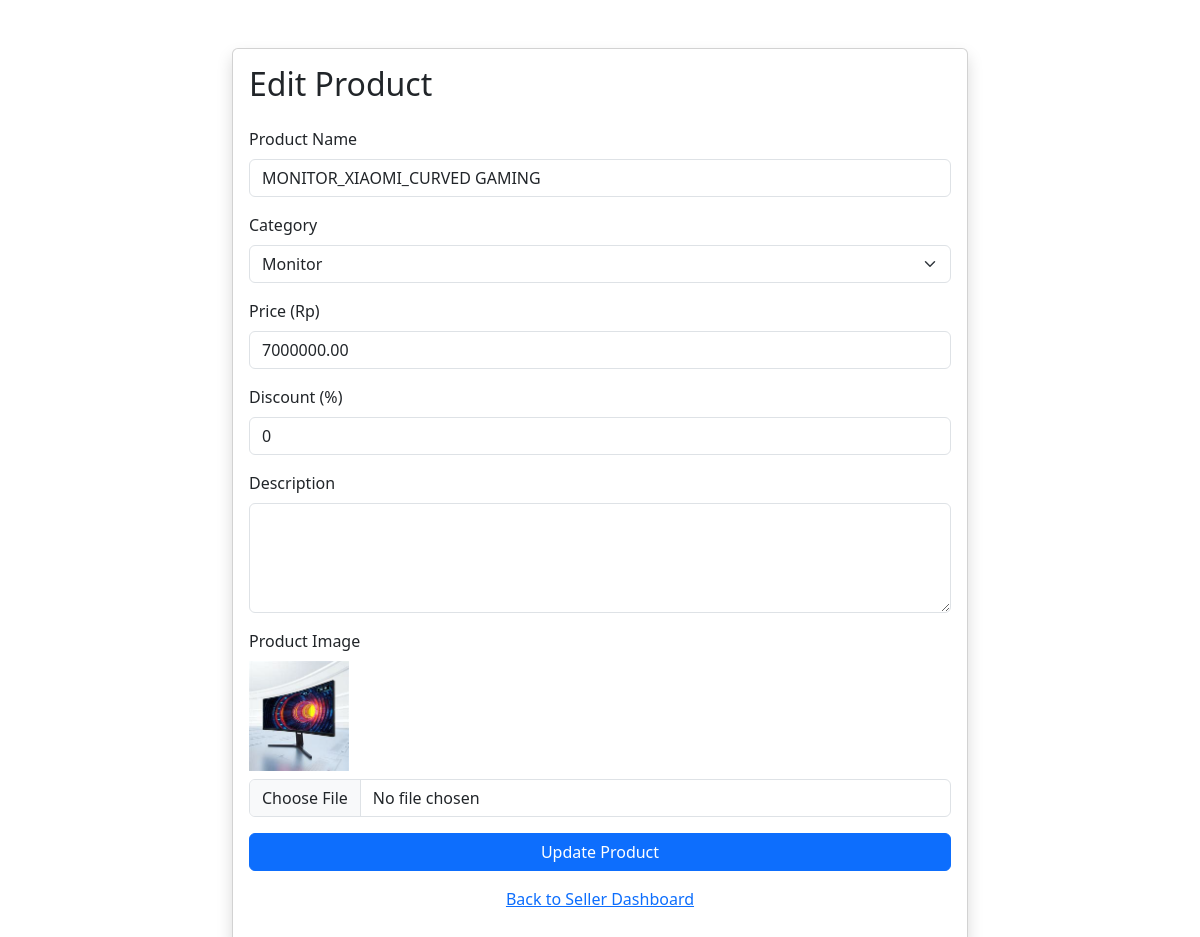
Screenshot of /edit_product.php?id=9 (signed in) with the database file from the repository.
### tables this page shows
CREATE TABLE `products` (
  `id` int(11) NOT NULL,
  `seller_id` int(11) NOT NULL,
  `name` varchar(100) NOT NULL,
  `category` enum('computer','gaming_chair','vga','cpu','laptop','monitor','other') NOT NULL,
  `price` decimal(10,2) NOT NULL,
  `description` text DEFAULT NULL,
  `created_at` timestamp NOT NULL DEFAULT current_timestamp(),
  `discount` int(11) DEFAULT 0
);

CREATE TABLE `product_images` (
  `id` int(11) NOT NULL,
  `product_id` int(11) NOT NULL,
  `image_path` varchar(255) NOT NULL,
  `created_at` timestamp NOT NULL DEFAULT current_timestamp()
);

### edit_product.php (the view, shortened to what this page needs)
<?php
include 'connection.php';
$product_id = $_GET['id'];
$seller_id = $_SESSION['user_id'];
$sql = "SELECT * FROM products WHERE id='$product_id' AND seller_id='$seller_id'";
$result = mysqli_query($conn, $sql);
$row = mysqli_fetch_assoc($result);
$image_sql = "SELECT image_path FROM product_images WHERE product_id=$product_id LIMIT 1";
$image_result = mysqli_query($conn, $image_sql);
$image_row = mysqli_fetch_assoc($image_result);
$current_image = $image_row ? $image_row['image_path'] : null;
?>
<!DOCTYPE html>
<html lang="en">
<head>
    <link href="https://cdn.jsdelivr.net/npm/bootstrap@5.3.0/dist/css/bootstrap.min.css" rel="stylesheet">
</head>
<body>
    <div class="container mt-5">
        <div class="row justify-content-center">
            <div class="col-md-8">
                <div class="card shadow">
                    <div class="card-body">
                        <h2 class="card-title mb-4">Edit Product</h2>
                        <form method="post" action="" enctype="multipart/form-data">
                            <div class="mb-3">
                                <label for="name" class="form-label">Product Name</label>
                                <input type="text" class="form-control" name="name" id="name" value="<?php echo $row['name']; ?>" required>
                            </div>
                            <div class="mb-3">
                                <label for="category" class="form-label">Category</label>
                                <select class="form-select" name="category" id="category" required>
                                    <option value="monitor" <?php if ($row['category'] == 'monitor') echo 'selected'; ?>>Monitor</option>
                                </select>
                            </div>
                            <div class="mb-3">
                                <label for="price" class="form-label">Price (Rp)</label>
                                <input type="number" class="form-control" name="price" id="price" step="0.01" value="<?php echo $row['price']; ?>" required>
                            </div>
                            <div class="mb-3">
                                <label for="discount" class="form-label">Discount (%)</label>
                                <input type="number" class="form-control" name="discount" id="discount" min="0" max="100" value="<?php echo $row['discount']; ?>">
                            </div>
                            <div class="mb-3">
                                <label for="description" class="form-label">Description</label>
                                <textarea class="form-control" name="description" id="description" rows="4"><?php echo $row['description']; ?></textarea>
                            </div>
                            <div class="mb-3">
                                <label for="image" class="form-label">Product Image</label>
                                <?php if ($current_image) { ?>
                                    <div class="mb-2">
                                        <img src="uploads/<?php echo $current_image; ?>" alt="Current Image" style="max-width: 100px;">
                                    </div>
                                <?php } ?>
                                <input type="file" class="form-control" name="image" id="image" accept="image/*">
                            </div>
                            <button type="submit" class="btn btn-primary w-100">Update Product</button>
                        </form>
                        <p class="text-center mt-3"><a href="seller.php">Back to Seller Dashboard</a></p>
                    </div>
                </div>
            </div>
        </div>
    </div>
</body>
</html>

### rows the page displays
products: name "MONITOR_XIAOMI_CURVED GAMING", category "Monitor", price "7000000.00", discount "0"
product_images: image_path (picture)
